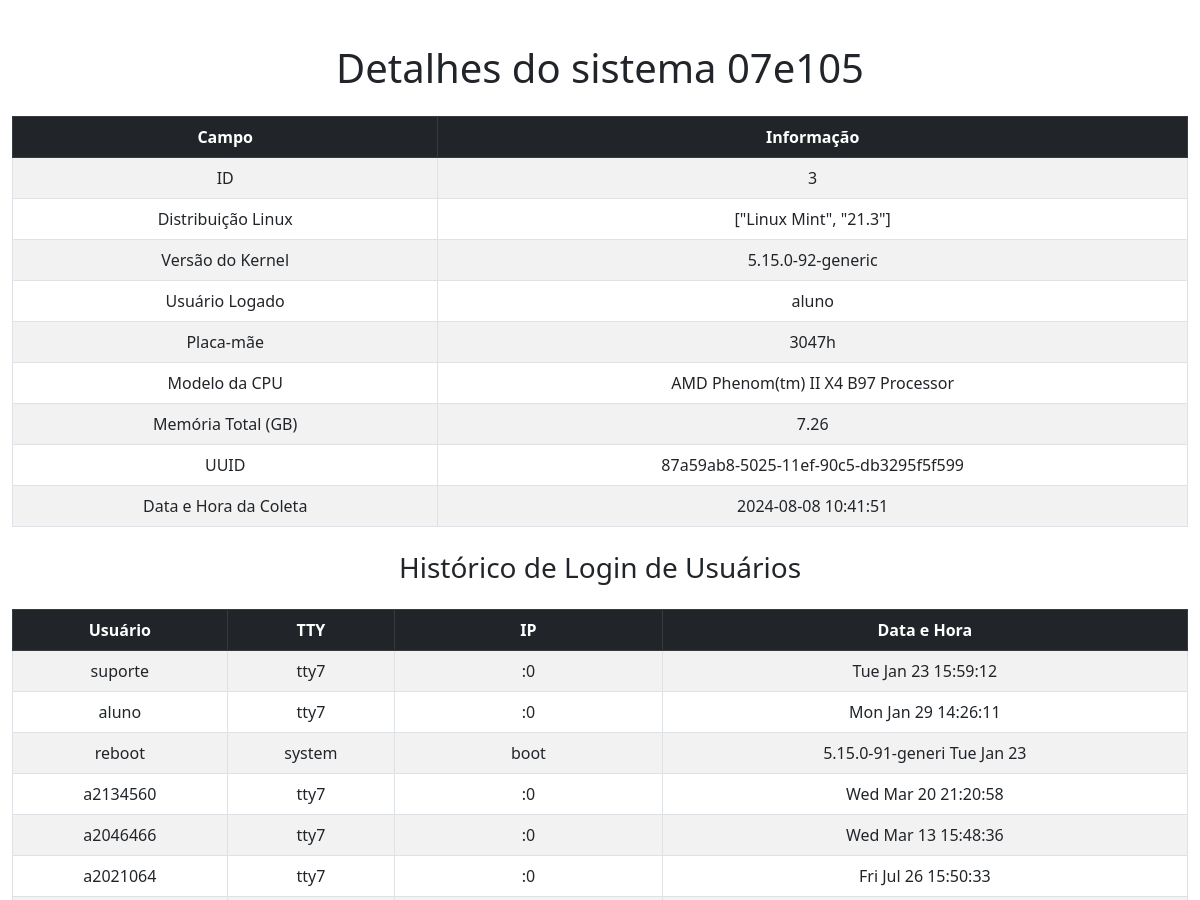
The app's page /details/3 (upper part), older data.
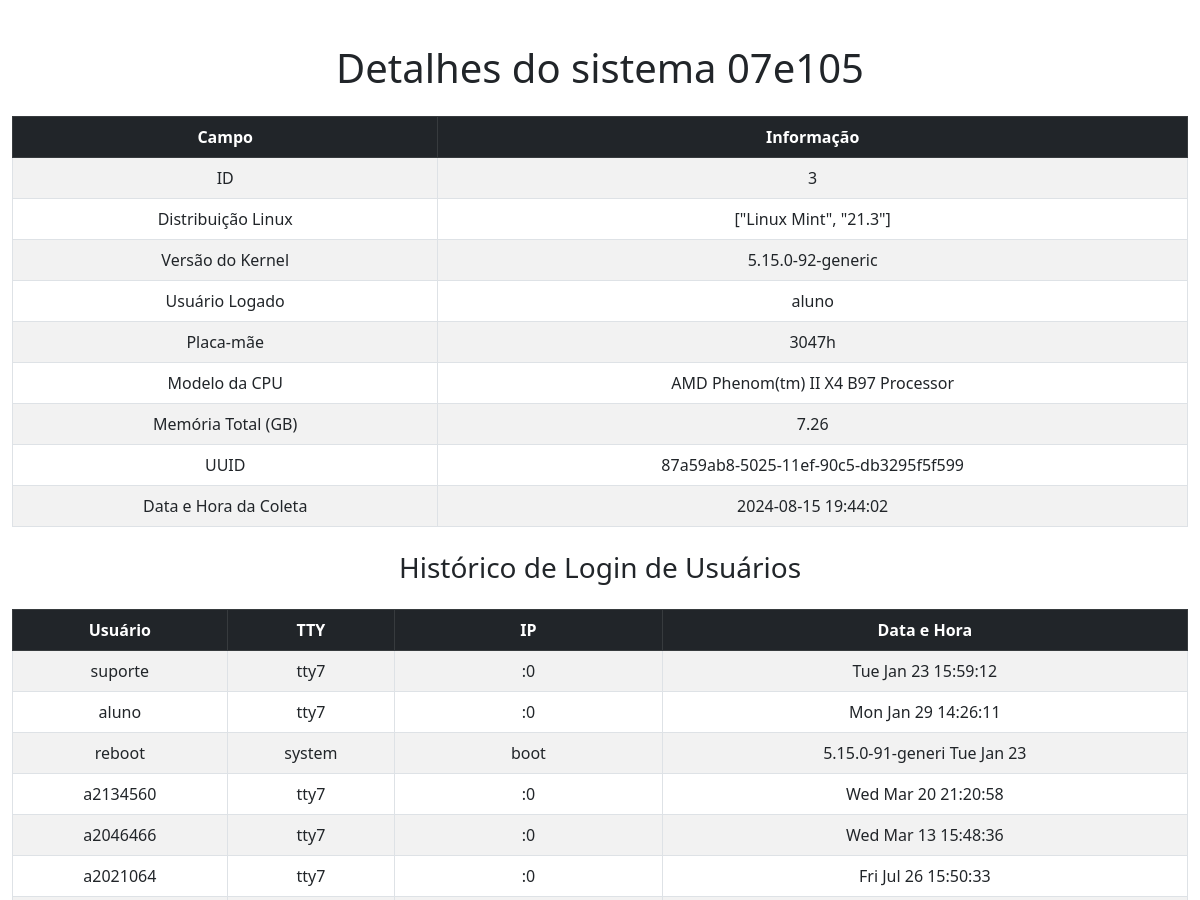
The same page, newer data.
### app.py (models this page shows)
class SystemInfo(db.Model):
    id = db.Column(db.Integer, primary_key=True)
    hostname = db.Column(db.String(120), nullable=False)
    linux_distribution = db.Column(db.String(120), nullable=False)
    kernel_version = db.Column(db.String(120), nullable=False)
    logged_in_user = db.Column(db.String(120), nullable=False)
    cpu_model = db.Column(db.String(120), nullable=False)
    memory_total_gb = db.Column(db.Float, nullable=False)
    uuid1 = db.Column(db.String(36), unique=True, nullable=False)
    collection_datetime = db.Column(db.String(120), nullable=False)
    motherboard_model = db.Column(db.String(255))
    patrimony = db.Column(db.String(50), nullable=True)
    user_login_history = db.relationship('UserLoginHistory', backref='system_info', lazy=True)
    ip_and_mac_addresses = db.relationship('IPAndMacAddress', backref='system_info', lazy=True)
    mounted_filesystems = db.relationship('MountedFilesystems', backref='system_info', lazy=True)
    disk_info = db.relationship('DiskInfo', backref='system_info', uselist=False)
    gpu_info = db.relationship('GPUInfo', backref='system_info', lazy=True)

class UserLoginHistory(db.Model):
    id = db.Column(db.Integer, primary_key=True)
    user = db.Column(db.String(120), nullable=False)
    tty = db.Column(db.String(120), nullable=False)
    ip = db.Column(db.String(120), nullable=False)
    datetime = db.Column(db.String(120), nullable=False)
    system_info_id = db.Column(db.Integer, db.ForeignKey('system_info.id'), nullable=False)

### app.py (the view)
@app.route('/details/<int:id>')
def details(id):
    system_info = SystemInfo.query.get_or_404(id)
    return render_template('details.html', system_info=system_info)

### templates/details.html (shortened to what this page needs)
<!DOCTYPE html>
<html lang="pt-br">
  <head>
    <link href="https://cdn.jsdelivr.net/npm/bootstrap@5.3.0/dist/css/bootstrap.min.css" rel="stylesheet" />
    <link rel="stylesheet" href="https://cdnjs.cloudflare.com/ajax/libs/font-awesome/6.0.0-beta3/css/all.min.css" />
  </head>
  <body>
    <div class="container">
      <h1 class="my-4 text-center">Detalhes do sistema {{ system_info.hostname }}</h1>
      <table class="table table-bordered table-striped text-center">
        <thead class="table-dark">
          <tr>
            <th>Campo</th>
            <th>Informação</th>
          </tr>
        </thead>
        <tbody>
          <tr>
            <td>ID</td>
            <td>{{ system_info.id }}</td>
          </tr>
          <tr>
            <td>Distribuição Linux</td>
            <td>{{ system_info.linux_distribution }}</td>
          </tr>
          <tr>
            <td>Versão do Kernel</td>
            <td>{{ system_info.kernel_version }}</td>
          </tr>
          <tr>
            <td>Usuário Logado</td>
            <td>{{ system_info.logged_in_user }}</td>
          </tr>
          <tr>
            <td>Placa-mãe</td>
            <td>{{ system_info.motherboard_model }}</td>
          </tr>
          <tr>
            <td>Modelo da CPU</td>
            <td>{{ system_info.cpu_model }}</td>
          </tr>
          <tr>
            <td>Memória Total (GB)</td>
            <td>{{ system_info.memory_total_gb }}</td>
          </tr>
          <tr>
            <td>UUID</td>
            <td>{{ system_info.uuid1 }}</td>
          </tr>
          <tr>
            <td>Data e Hora da Coleta</td>
            <td>{{ system_info.collection_datetime }}</td>
          </tr>
        </tbody>
      </table>
      <h3 class="my-4 text-center">Histórico de Login de Usuários</h3>
      <table class="table table-bordered table-striped text-center">
        <thead class="table-dark">
          <tr>
            <th>Usuário</th>
            <th>TTY</th>
            <th>IP</th>
            <th>Data e Hora</th>
          </tr>
        </thead>
        <tbody>
          {% for entry in system_info.user_login_history %}
          <tr>
            <td>{{ entry.user }}</td>
            <td>{{ entry.tty }}</td>
            <td>{{ entry.ip }}</td>
            <td>{{ entry.datetime }}</td>
          </tr>
          {% endfor %}
        </tbody>
      </table>
    </div>
  </body>
</html>

### templates/details.html (style rules this page uses)
body { padding-top: 20px; padding-bottom: 40px; }
.container { max-width: 1200px; }
table { margin: auto; }

Row changes from the older to the newer data that the page shows:
changed SystemInfo "[\"Linux Mint\", \"21.3\"]": collection_datetime "2024-08-08 10:41:51" → "2024-08-15 19:44:02"
